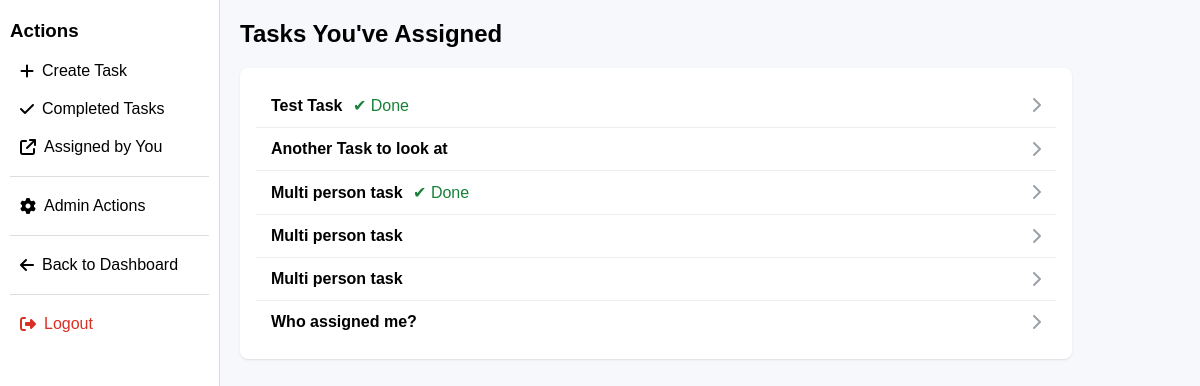
Page /assigned_tasks (signed in) on the earlier database version.
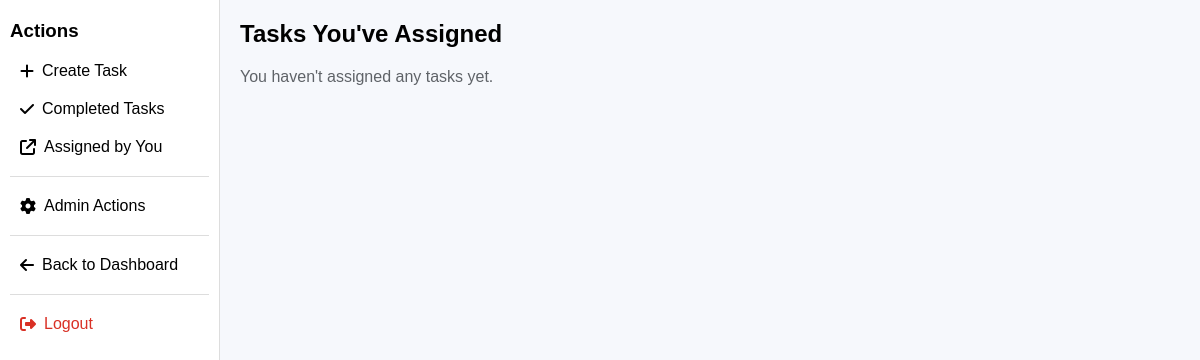
Same page on the later database version.
### tables this page shows
CREATE TABLE tasks (
    id INTEGER PRIMARY KEY AUTOINCREMENT,
    title TEXT NOT NULL,
    description TEXT,
    assigned_to TEXT NOT NULL,
    assigned_by TEXT NOT NULL,
    due_date TEXT,
    status TEXT DEFAULT 'Pending'
);

### app.py (the view)
@app.route("/assigned_tasks")
def assigned_tasks():
    if "username" not in session:
        return redirect(url_for("login"))
    username = session["username"]
    conn = get_db_connection()
    tasks = conn.execute(
        "SELECT * FROM tasks WHERE assigned_by = ?", (username,)
    ).fetchall()
    conn.close()
    return render_template("assigned_tasks.html", username=username, tasks=tasks)

### app.py (called while the page is built)
def get_db_connection():
    conn = sqlite3.connect(DB_PATH)
    conn.row_factory = sqlite3.Row
    return conn

@app.context_processor
def inject_globals():
    return dict(
        is_admin=session.get("is_admin", 0),
        show_dashboard_button=(request.path != url_for("dashboard"))
    )

### templates/assigned_tasks.html (shortened to what this page needs)
{% extends "base.html" %}
{% block content %}
<h2 style="margin-top: 0;">Tasks You've Assigned</h2>
{% if tasks %}
    <div style="
        background: #ffffff;
        border-radius: 8px;
        padding: 16px;
        box-shadow: 0 1px 2px rgba(0,0,0,0.1);
        max-width: 800px;
    ">
        {% for task in tasks %}
            <div class="task-card"
                 onclick="window.location='{{ url_for('view_task', task_id=task['id']) }}'">
                <div>
                    <strong>{{ task['title'] }}</strong>
                    {% if task['status'] == 'Done' %}
                        <span style="color: #188038; margin-left: 6px;">✔ Done</span>
                    {% endif %}
                </div>
                <i class="fa-solid fa-chevron-right" style="color: #9aa0a6;"></i>
            </div>
        {% endfor %}
    </div>
{% else %}
    <p style="color: #5f6368;">You haven't assigned any tasks yet.</p>
{% endif %}
{% endblock %}

Differences in the rows shown:
removed tasks: title "Test Task", status "✔ Done"
removed tasks: title "Another Task to look at"
removed tasks: title "Multi person task", status "✔ Done"
removed tasks: title "Multi person task"
removed tasks: title "Multi person task"
removed tasks: title "Who assigned me?"
Other differences:
text now shown: "You haven't assigned any tasks yet."
